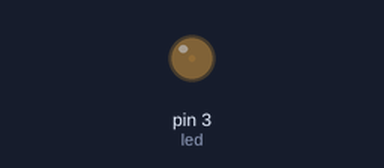
A sketch run on a simulated Arduino Uno, built with avr-gcc and run on an emulated ATmega328P. On the bench: output pins drawn as LEDs (lit = HIGH).

Above: at 0.05 s.
At 6.4 s:
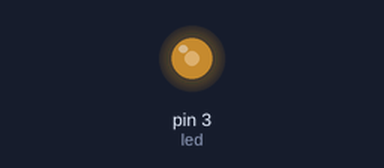
At 9.55 s:
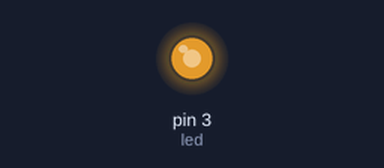
At 12.75 s:
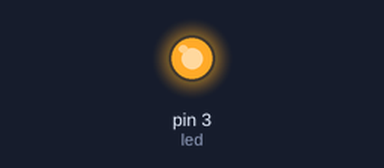
Timing chart, 0 to 16.6 s (numbered marks = the images above):
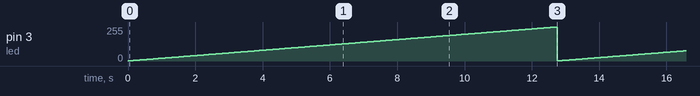

The sketch:

variacion.ino
```cpp
int led = 3;
int brightness = 0;
void setup() {
// put your setup code here, to run once:
pinMode(led, OUTPUT);
}
// the PWM pin the LED is attached to

void loop() {
// put your main code here, to run repeatedly:
if (brightness >= 255) {
brightness=0;
}
brightness++;
analogWrite(led, brightness);
delay(50);
}
```

Measured:
- by itself, pin 3 (led): ramps from 1/255 to 255/255 and jumps back, once every 12.8 s
